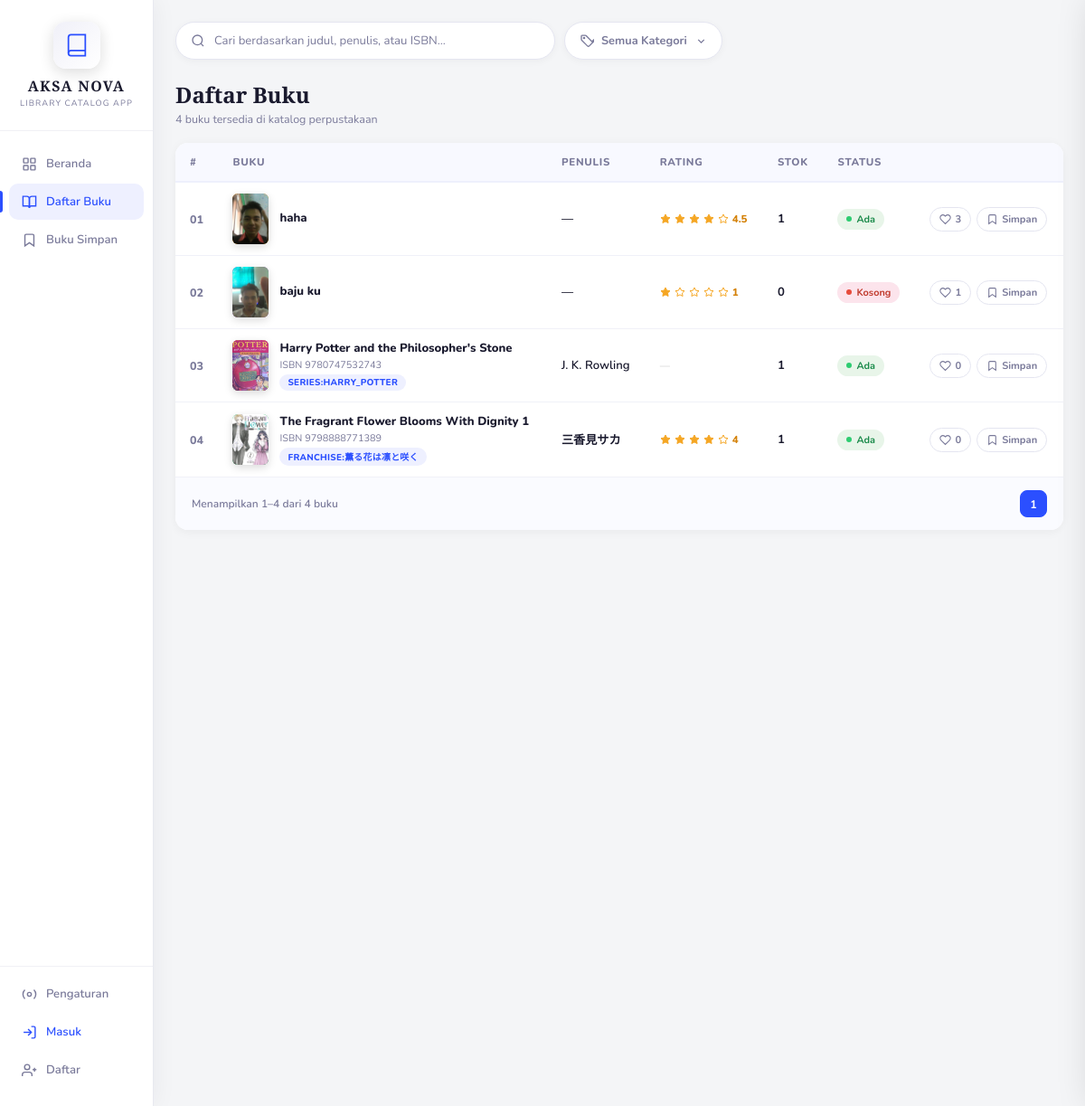
The page /daftar_buku.php on the database as committed earlier.
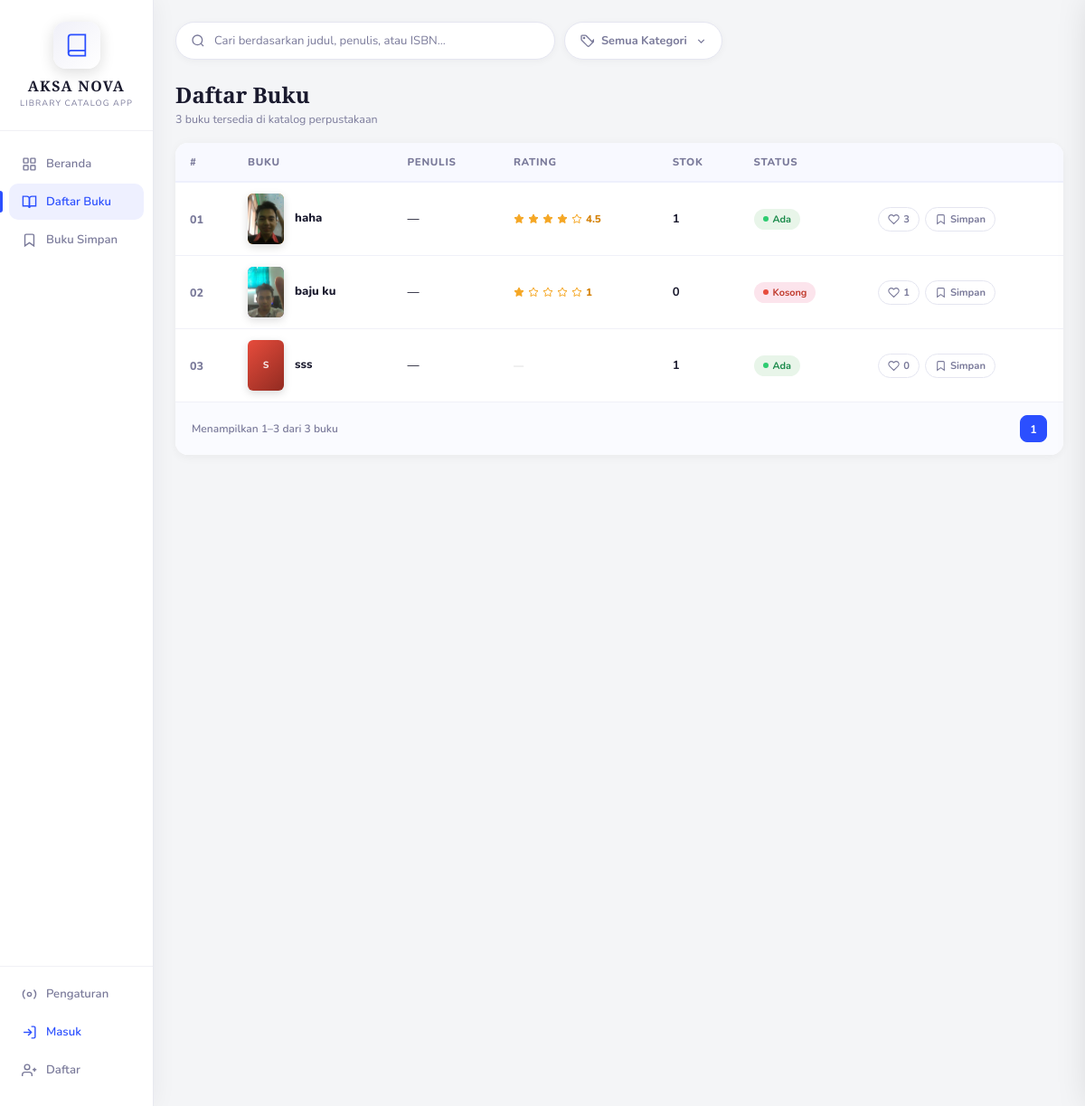
The same page on the database as committed later.
### tables this page shows
CREATE TABLE `buku` (
  `id` int NOT NULL,
  `judul` varchar(255) NOT NULL,
  `penulis` varchar(255) NOT NULL DEFAULT '',
  `isbn` varchar(50) NOT NULL DEFAULT '',
  `genre` varchar(100) NOT NULL DEFAULT '',
  `sinopsis` text,
  `stok` int NOT NULL DEFAULT '0',
  `gambar` varchar(500) NOT NULL DEFAULT '',
  `created_at` timestamp NULL DEFAULT CURRENT_TIMESTAMP,
  `updated_at` timestamp NULL DEFAULT CURRENT_TIMESTAMP ON UPDATE CURRENT_TIMESTAMP
);

### daftar_buku.php (the view, shortened to what the changed rows need)
<?php
require_once "db.php";
$is_guest   = !isset($_SESSION["user_id"]);
$role       = $is_guest ? "guest" : ($_SESSION["role"] ?? "member");
$is_admin   = (!$is_guest && $role === "admin");
$per_page   = 10;
$page       = max(1, (int)($_GET["page"] ?? 1));
$offset     = ($page - 1) * $per_page;
$search   = trim($_GET["q"] ?? "");
$kategori = trim($_GET["kategori"] ?? "");
$conditions = [];
$where = $conditions ? "WHERE " . implode(" AND ", $conditions) : "";
$total_res  = mysqli_query($conn, "SELECT COUNT(*) AS total FROM buku $where");
$total_row  = mysqli_fetch_assoc($total_res);
$total_buku = (int)$total_row["total"];
$total_pages = max(1, ceil($total_buku / $per_page));
$page = min($page, $total_pages);
$buku_list = [];
$res = mysqli_query($conn,
    "SELECT * FROM buku $where ORDER BY id ASC LIMIT $per_page OFFSET $offset"
);
while ($row = mysqli_fetch_assoc($res)) $buku_list[] = $row;
$liked_ids = [];
$fav_ids   = [];
$like_counts = [];
if (!empty($buku_list)) {
    $ids_str = implode(",", array_column($buku_list, "id"));
    $r = mysqli_query($conn, "SELECT buku_id, COUNT(*) AS total FROM buku_likes WHERE buku_id IN ($ids_str) GROUP BY buku_id");
    while ($row = mysqli_fetch_assoc($r)) $like_counts[$row["buku_id"]] = (int)$row["total"];
    $rating_counts = [];
    $r = mysqli_query($conn, "SELECT buku_id, ROUND(AVG(rating),1) AS avg_r, COUNT(*) AS total FROM buku_ratings WHERE buku_id IN ($ids_str) GROUP BY buku_id");
    while ($row = mysqli_fetch_assoc($r)) $rating_counts[$row["buku_id"]] = ["avg" => (float)$row["avg_r"], "total" => (int)$row["total"]];
}
$cover_cls = ["c1","c2","c3","c4","c5","c6","c7","c8"];
function getStatus(int $stok): array {
    if ($stok <= 0) return ["habis",   "Kosong"];
    return ["tersedia","Ada"];
}
?>
<!DOCTYPE html>
<html lang="id">
<head>
</head>
<body>
<main class="main">
  <div id="searchResultArea">
  <div class="page-header">
    <div class="page-title">Daftar Buku</div>
    <div class="page-subtitle">
      <?php if ($search && $kategori): ?>
        <?= $total_buku ?> buku cocok dengan "<strong><?= htmlspecialchars($search) ?></strong>" dalam kategori <strong><?= htmlspecialchars($kategori) ?></strong>
      <?php elseif ($search): ?>
        <?= $total_buku ?> buku cocok dengan "<strong><?= htmlspecialchars($search) ?></strong>"
      <?php elseif ($kategori): ?>
        <?= $total_buku ?> buku dalam kategori <strong><?= htmlspecialchars($kategori) ?></strong>
      <?php else: ?>
        <?= $total_buku ?> buku tersedia di katalog perpustakaan
      <?php endif; ?>
    </div>
  </div>
  <div class="table-card">
    <table>
      <thead>
        <tr>
          <th>#</th>
          <th>Buku</th>
          <th class="col-hide">Penulis</th>
          <th>Rating</th>
          <th>Stok</th>
          <th>Status</th>
          <?php if (!$is_admin): ?><th></th><?php endif; ?>
        </tr>
      </thead>
      <tbody>
        <?php if (empty($buku_list)): ?>
        <tr class="empty-row">
          <td colspan="6">
            <?php if ($search): ?>
              Tidak ada buku yang cocok dengan "<?= htmlspecialchars($search) ?>"<?= $kategori ? " dalam kategori \"" . htmlspecialchars($kategori) . "\"" : "" ?>.
            <?php elseif ($kategori): ?>
              Belum ada buku dalam kategori "<?= htmlspecialchars($kategori) ?>".
            <?php else: ?>
              Belum ada buku di katalog.
            <?php endif; ?>
          </td>
        </tr>
        <?php else: ?>
        <?php foreach ($buku_list as $i => $buku):
          $num   = $offset + $i + 1;
          $col   = $cover_cls[$i % count($cover_cls)];
          [$status_cls, $status_label] = getStatus((int)$buku["stok"]);
          $words   = preg_split('/\s+/', trim($buku["judul"]));
          $initial = mb_strtoupper(mb_substr($words[0], 0, 1)) . (isset($words[1]) ? mb_strtoupper(mb_substr($words[1], 0, 1)) : "");
        ?>
        <tr onclick="bukaDetailBuku(<?= $buku['id'] ?>)" style="cursor:pointer;">
          <td style="font-weight:800;color:var(--muted);font-size:.78rem;"><?= str_pad($num, 2, "0", STR_PAD_LEFT) ?></td>
          <td>
            <div class="book-identity">
              <div class="book-cover-sm <?= $col ?>">
                <?php if ($buku["gambar"] && file_exists($buku["gambar"])): ?>
                  <img src="<?= htmlspecialchars($buku["gambar"]) ?>" alt="<?= htmlspecialchars($buku["judul"]) ?>">
                <?php else: ?>
                  <div class="book-cover-initial"><?= htmlspecialchars($initial) ?></div>
                <?php endif; ?>
              </div>
              <div>
                <div class="td-title"><?= htmlspecialchars($buku["judul"]) ?></div>
                <div class="td-isbn"><?= $buku["isbn"] ? "ISBN " . htmlspecialchars($buku["isbn"]) : "" ?></div>
                <?php if ($buku["genre"]): ?><span class="td-genre-badge"><?= htmlspecialchars($buku["genre"]) ?></span><?php endif; ?>
              </div>
            </div>
          </td>
          <td class="col-hide"><span class="td-author"><?= htmlspecialchars($buku["penulis"] ?: "—") ?></span></td>
          <td onclick="event.stopPropagation()">
            <?php
              $rat = $rating_counts[$buku["id"]] ?? null;
              if ($rat && $rat["total"] > 0):
                $full = floor($rat["avg"]);
            ?>
            <div class="td-rating">
              <?php for ($s=1;$s<=5;$s++): ?>
                <svg viewBox="0 0 24 24" fill="<?= $s<=$full?'#f5a623':'none' ?>" stroke="#f5a623" stroke-width="2" stroke-linejoin="round">
                  <polygon points="12 2 15.09 8.26 22 9.27 17 14.14 18.18 21.02 12 17.77 5.82 21.02 7 14.14 2 9.27 8.91 8.26 12 2"/>
                </svg>
              <?php endfor; ?>
              <span class="td-rating-num"><?= $rat["avg"] ?></span>
            </div>
            <?php else: ?>
            <span class="td-rating-empty">—</span>
            <?php endif; ?>
          </td>
          <td><span class="td-stock"><?= (int)$buku["stok"] ?></span></td>
          <td><span class="status-badge status-<?= $status_cls ?>"><span class="dot"></span><?= $status_label ?></span></td>
          <?php if (!$is_admin):
            $sudah_like = in_array($buku["id"], $liked_ids);
            $sudah_fav  = in_array($buku["id"], $fav_ids);
            $jml_like   = $like_counts[$buku["id"]] ?? 0;
          ?>
          <td onclick="event.stopPropagation()">
            <div class="action-cell">
              <button class="btn-like <?= $sudah_like ? 'aktif' : '' ?>"
                      data-buku-id="<?= $buku['id'] ?>"
                      onclick="toggleAksi(this, <?= $buku['id'] ?>, 'like')"
                      title="Suka">
                <svg viewBox="0 0 24 24" fill="<?= $sudah_like ? 'currentColor' : 'none' ?>" stroke="currentColor" stroke-width="2">
                  <path d="M20.84 4.61a5.5 5.5 0 0 0-7.78 0L12 5.67l-1.06-1.06a5.5 5.5 0 0 0-7.78 7.78l1.06 1.06L12 21.23l7.78-7.78 1.06-1.06a5.5 5.5 0 0 0 0-7.78z"/>
                </svg>
                <span class="like-count-<?= $buku['id'] ?>"><?= $jml_like ?></span>
              </button>
              <button class="btn-save <?= $sudah_fav ? 'aktif' : '' ?>"
                      data-buku-id="<?= $buku['id'] ?>"
                      onclick="toggleAksi(this, <?= $buku['id'] ?>, 'favorite')"
                      title="Simpan">
                <svg viewBox="0 0 24 24" fill="<?= $sudah_fav ? 'currentColor' : 'none' ?>" stroke="currentColor" stroke-width="2">
                  <path d="M19 21l-7-5-7 5V5a2 2 0 0 1 2-2h10a2 2 0 0 1 2 2z"/>
                </svg>
                Simpan
              </button>
            </div>
          </td>
          <?php endif; ?>
        </tr>
        <?php endforeach; ?>
        <?php endif; ?>
      </tbody>
    </table>
    <?php
    $from = $total_buku === 0 ? 0 : $offset + 1;
    $to   = min($offset + $per_page, $total_buku);
    $qs   = "";
    ?>
    <div class="pagination-wrap">
      <div class="pagination-info">Menampilkan <?= $from ?>–<?= $to ?> dari <?= $total_buku ?> buku</div>
      <div class="pagination-btns">
        <?php
        $start = max(1, $page - 2);
        $end   = min($total_pages, $page + 2);
        for ($p = $start; $p <= $end; $p++):
        ?>
          <a href="?page=<?= $p . $qs ?>" class="page-btn <?= $p === $page ? 'active' : '' ?>"><?= $p ?></a>
        <?php endfor; ?>
      </div>
    </div>
  </div>
  <?php
  $search_result_html = ob_get_clean();
  echo $search_result_html;
  ?>
  </div>
</main>
</body>
</html>

Rows that differ between the two databases and show on the page:
removed buku: num "03", gambar (picture), judul "Harry Potter and the Philosopher's Stone", isbn "9780747532743", genre "SERIES:HARRY_POTTER", penulis "J. K. Rowling", stok "1", status_label "Ada", id "0"
removed buku: num "04", gambar (picture), judul "The Fragrant Flower Blooms With Dignity 1", isbn "9798888771389", genre "FRANCHISE:薫る花は凛と咲く", penulis "三香見サカ", id "4", stok "1", status_label "Ada", id "0"
added buku: num "03", judul "S", judul "sss", penulis "—", stok "1", status_label "Ada", id "0"
Other text that changed with them:
$total_buku: "4" → "3"
$to: "4" → "3"
